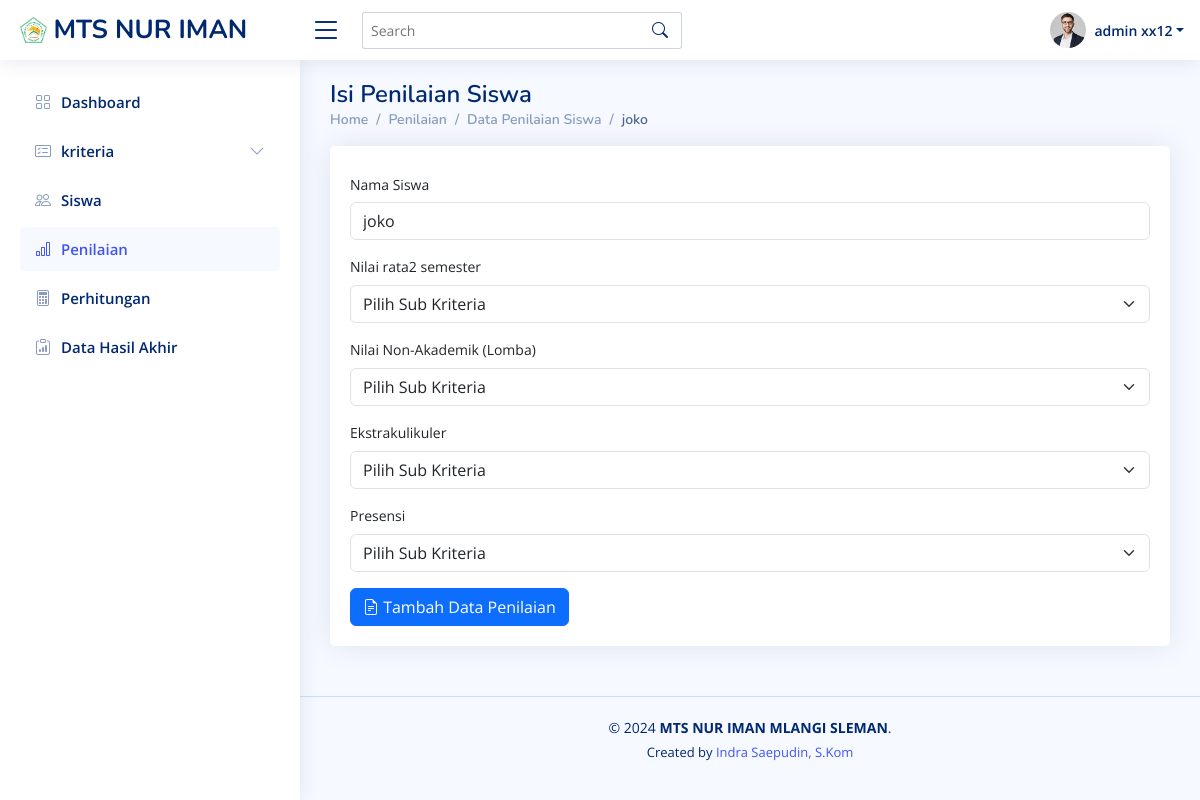
/penilaian/isi_sub_kriteria.php?kode_siswa=A133 (signed in), run on the app's committed database.
### tables this page shows
CREATE TABLE `siswa` (
  `kode_siswa` varchar(50) NOT NULL,
  `nisn` varchar(20) NOT NULL,
  `nama_siswa` varchar(100) NOT NULL,
  `kelas` varchar(10) NOT NULL,
  `jenis_kelamin` enum('Laki-laki','Perempuan') NOT NULL,
  `alamat` text NOT NULL,
  `no_telp` varchar(15) DEFAULT NULL,
  `orang_tua_wali` varchar(100) NOT NULL
);

CREATE TABLE `kriteria` (
  `kode_kriteria` varchar(50) NOT NULL,
  `nama_kriteria` varchar(50) NOT NULL,
  `jenis_kriteria` varchar(50) NOT NULL
);

### penilaian/isi_sub_kriteria.php (the view, shortened to what this page needs)
<?php
include '../conn.php';
if (isset($_GET['kode_siswa'])) {
  $kode_siswa = $_GET['kode_siswa'];
  $querySiswa = "SELECT * FROM siswa WHERE kode_siswa = '$kode_siswa'";
  $resultSiswa = $conn->query($querySiswa);
  if ($resultSiswa->num_rows > 0) {
    $rowSiswa = $resultSiswa->fetch_assoc();
    $nama_siswa = $rowSiswa['nama_siswa'];
  }
  $queryKriteria = "SELECT * FROM kriteria";
  $resultKriteria = $conn->query($queryKriteria);
} else {
  header("Location: index.php");
  exit();
}
?>
<!DOCTYPE html>
<html lang="en">
<head>
  <link href="../assets/template/NiceAdmin/assets/vendor/bootstrap/css/bootstrap.min.css" rel="stylesheet">
  <link href="../assets/template/NiceAdmin/assets/vendor/bootstrap-icons/bootstrap-icons.css" rel="stylesheet">
  <link href="../assets/template/NiceAdmin/assets/vendor/boxicons/css/boxicons.min.css" rel="stylesheet">
  <link href="../assets/template/NiceAdmin/assets/vendor/quill/quill.snow.css" rel="stylesheet">
  <link href="../assets/template/NiceAdmin/assets/vendor/quill/quill.bubble.css" rel="stylesheet">
  <link href="../assets/template/NiceAdmin/assets/vendor/remixicon/remixicon.css" rel="stylesheet">
  <link href="../assets/template/NiceAdmin/assets/vendor/simple-datatables/style.css" rel="stylesheet">
  <link href="../assets/template/NiceAdmin/assets/css/style.css" rel="stylesheet">
  <link rel="stylesheet" href="https://cdn.jsdelivr.net/npm/sweetalert2@11/dist/sweetalert2.min.css">
</head>
<body>
  <header id="header" class="header fixed-top d-flex align-items-center">
    <div class="d-flex align-items-center justify-content-between">
      <a href="../dashboard.php" class="logo d-flex align-items-center">
        <img src="../assets/img/logo-mts.png" alt="">
        <span class="d-none d-lg-block"> MTS NUR IMAN</span>
      </a>
      <i class="bi bi-list toggle-sidebar-btn"></i>
    </div>
    <div class="search-bar">
      <form class="search-form d-flex align-items-center" method="POST" action="#">
        <input type="text" name="query" placeholder="Search" title="Enter search keyword">
        <button type="submit" title="Search"><i class="bi bi-search"></i></button>
      </form>
    </div>
    <nav class="header-nav ms-auto">
      <ul class="d-flex align-items-center">
        <li class="nav-item dropdown pe-3">
          <a class="nav-link nav-profile d-flex align-items-center pe-0" href="#" data-bs-toggle="dropdown">
            <img src="../assets/template/NiceAdmin/assets/img/profile-img.jpg" alt="Profile" class="rounded-circle">
            <span class="d-none d-md-block dropdown-toggle ps-2"> <?php echo $_SESSION['admin']['nama']; ?></span>
          </a>
        </li>
      </ul>
    </nav>
  </header>
  <aside id="sidebar" class="sidebar">
    <ul class="sidebar-nav" id="sidebar-nav">
      <li class="nav-item">
        <a class="nav-link collapsed" href="../dashboard.php">
          <i class="bi bi-grid"></i>
          <span>Dashboard</span>
        </a>
      </li>
      <li class="nav-item">
        <a class="nav-link collapsed" data-bs-target="#kriteria-nav" data-bs-toggle="collapse" href="#">
          <i class="bi bi-card-checklist"></i><span>kriteria</span><i class="bi bi-chevron-down ms-auto"></i>
        </a>
      </li>
      <li class="nav-item">
        <a class="nav-link collapsed" href="../siswa/lihat_siswa.php">
          <i class="bi bi-people"></i>
          <span>Siswa</span>
        </a>
      </li>
      <li class="nav-item">
        <a class="nav-link " href="../penilaian/lihat_penilaian.php">
          <i class="bi bi-bar-chart"></i>
          <span>Penilaian</span>
        </a>
      </li>
      <li class="nav-item">
        <a class="nav-link collapsed" href="../perhitungan/perhitungan_psi.php">
          <i class="bi bi-calculator"></i>
          <span>Perhitungan</span>
        </a>
      </li>
      <li class="nav-item">
        <a class="nav-link collapsed" href="../hasil_akhir/hasil_akhir.php">
          <i class="bi bi-clipboard-data"></i>
          <span>Data Hasil Akhir</span>
        </a>
      </li>
    </ul>
  </aside>
  <main id="main" class="main">
    <div class="pagetitle">
      <h1>Isi Penilaian Siswa</h1>
      <nav>
        <ol class="breadcrumb">
          <li class="breadcrumb-item">Home</li>
          <li class="breadcrumb-item">Penilaian</li>
          <li class="breadcrumb-item"><a href="index.php">Data Penilaian Siswa</a></li>
          <li class="breadcrumb-item active"><?php echo $nama_siswa; ?></li>
        </ol>
      </nav>
    </div>
    <section class="section dashboard">
      <div class="row">
        <div class="col-lg-12">
          <div class="card recent-sales overflow-auto">
            <div class="card-body"><br>
              <form action="proses_isi_sub_kriteria.php" method="POST">
                <div class="row">
                  <label for="nama_siswa" class="col-sm-2 col-form-label">Nama Siswa</label>
                </div>
                <div class="row mb-3">
                  <div class="col-sm">
                    <input type="text" class="form-control" name="nama_siswa" id="nama_siswa" value="<?php echo $nama_siswa ?>" required readonly></input>
                  </div>
                </div>
                <?php
                if ($resultKriteria->num_rows > 0) {
                  while ($rowKriteria = $resultKriteria->fetch_assoc()) {
                    echo "<div class='mb-3'>";
                    echo "<label for='sub_kriteria_" . $rowKriteria['kode_kriteria'] . "' class='form-label'><i class='bi bi-list-alt'></i> " . $rowKriteria['nama_kriteria'] . "</label>";
                    echo "<select class='form-select' name='sub_kriteria_" . $rowKriteria['kode_kriteria'] . "' id='sub_kriteria_" . $rowKriteria['kode_kriteria'] . "' required>";
                    echo "<option value=''><i class='bi bi-caret-down'></i> Pilih Sub Kriteria</option>";
                    echo "</select>";
                    echo "</div>";
                  }
                }
                ?>
                <button type="submit" class="btn btn-primary">
                  <i class="bi bi-file-earmark-text"></i> Tambah Data Penilaian
                </button>
              </form>
            </div>
          </div>
        </div>
      </div>
    </section>
  </main>
  <footer id="footer" class="footer">
    <div class="copyright">
      &copy; <?php echo date('Y'); ?> <strong>MTS NUR IMAN MLANGI SLEMAN</strong>.
      <div class="credits">
        Created by <a href="#" target="_blank">Indra Saepudin, S.Kom</a>
      </div>
    </div>
  </footer>
</body>
</html>

### assets/template/NiceAdmin/assets/css/style.css (style rules this page uses)
:root { scroll-behavior: smooth; }
body { font-family: "Open Sans", sans-serif; background: #f6f9ff; color: #444444; }
a { color: #4154f1; text-decoration: none; }
h1, h2, h3, h4, h5, h6 { font-family: "Nunito", sans-serif; }
#main { margin-top: 60px; padding: 20px 30px; transition: all 0.3s; }
.pagetitle { margin-bottom: 10px; }
.pagetitle h1 { font-size: 24px; margin-bottom: 0; font-weight: 600; color: #012970; }
.card { margin-bottom: 30px; border: none; border-radius: 5px; box-shadow: 0px 0 30px rgba(1, 41, 112, 0.1); }
.card-body { padding: 0 20px 20px 20px; }
.breadcrumb { font-size: 14px; font-family: "Nunito", sans-serif; color: #899bbd; font-weight: 600; }
.breadcrumb a { color: #899bbd; transition: 0.3s; }
.breadcrumb .breadcrumb-item::before { color: #899bbd; }
.breadcrumb .active { color: #51678f; font-weight: 600; }
.logo { line-height: 1; }
@media (min-width: 1200px) { .logo { width: 280px; } }
.logo img { max-height: 26px; margin-right: 6px; }
.logo span { font-size: 26px; font-weight: 700; color: #012970; font-family: "Nunito", sans-serif; }
.header { transition: all 0.5s; z-index: 997; height: 60px; box-shadow: 0px 2px 20px rgba(1, 41, 112, 0.1); background-color: #fff; padding-left: 20px; }
.header .toggle-sidebar-btn { font-size: 32px; padding-left: 10px; cursor: pointer; color: #012970; }
.header .search-bar { min-width: 360px; padding: 0 20px; }
.header .search-form { width: 100%; }
.header .search-form input { border: 0; font-size: 14px; color: #012970; border: 1px solid rgba(1, 41, 112, 0.2); padding: 7px 38px 7px 8px; border-radius: 3px; transition: 0.3s; width: 100%; }
.header .search-form button { border: 0; padding: 0; margin-left: -30px; background: none; }
.header .search-form button i { color: #012970; }
.header-nav ul { list-style: none; }
.header-nav>ul { margin: 0; padding: 0; }
.header-nav .nav-profile { color: #012970; }
.header-nav .nav-profile img { max-height: 36px; }
.header-nav .nav-profile span { font-size: 14px; font-weight: 600; }
.sidebar { position: fixed; top: 60px; left: 0; bottom: 0; width: 300px; z-index: 996; transition: all 0.3s; padding: 20px; overflow-y: auto; scrollbar-width: thin; scrollbar-color: #aab7cf transparent; box-shadow: 0px 0px 20px rgba(1, 41, 112, 0.1); background-color: #fff; }
@media (min-width: 1200px) { #main, #footer { margin-left: 300px; } }
.sidebar-nav { padding: 0; margin: 0; list-style: none; }
.sidebar-nav li { padding: 0; margin: 0; list-style: none; }
.sidebar-nav .nav-item { margin-bottom: 5px; }
.sidebar-nav .nav-link { display: flex; align-items: center; font-size: 15px; font-weight: 600; color: #4154f1; transition: 0.3; background: #f6f9ff; padding: 10px 15px; border-radius: 4px; }
.sidebar-nav .nav-link i { font-size: 16px; margin-right: 10px; color: #4154f1; }
.sidebar-nav .nav-link.collapsed { color: #012970; background: #fff; }
.sidebar-nav .nav-link.collapsed i { color: #899bbd; }
.sidebar-nav .nav-link .bi-chevron-down { margin-right: 0; transition: transform 0.2s ease-in-out; }
.dashboard .recent-sales { font-size: 14px; }
.footer { padding: 20px 0; font-size: 14px; transition: all 0.3s; border-top: 1px solid #cddfff; }
.footer .copyright { text-align: center; color: #012970; }
.footer .credits { padding-top: 5px; text-align: center; font-size: 13px; color: #012970; }

### data on the page
siswa: nama_siswa "joko"
kriteria: nama_kriteria "Nilai rata2 semester"
kriteria: nama_kriteria "Nilai Non-Akademik (Lomba)"
kriteria: nama_kriteria "Ekstrakulikuler"
kriteria: nama_kriteria "Presensi"

### other printed values
$_SESSION['admin']['nama'] "admin xx12"
